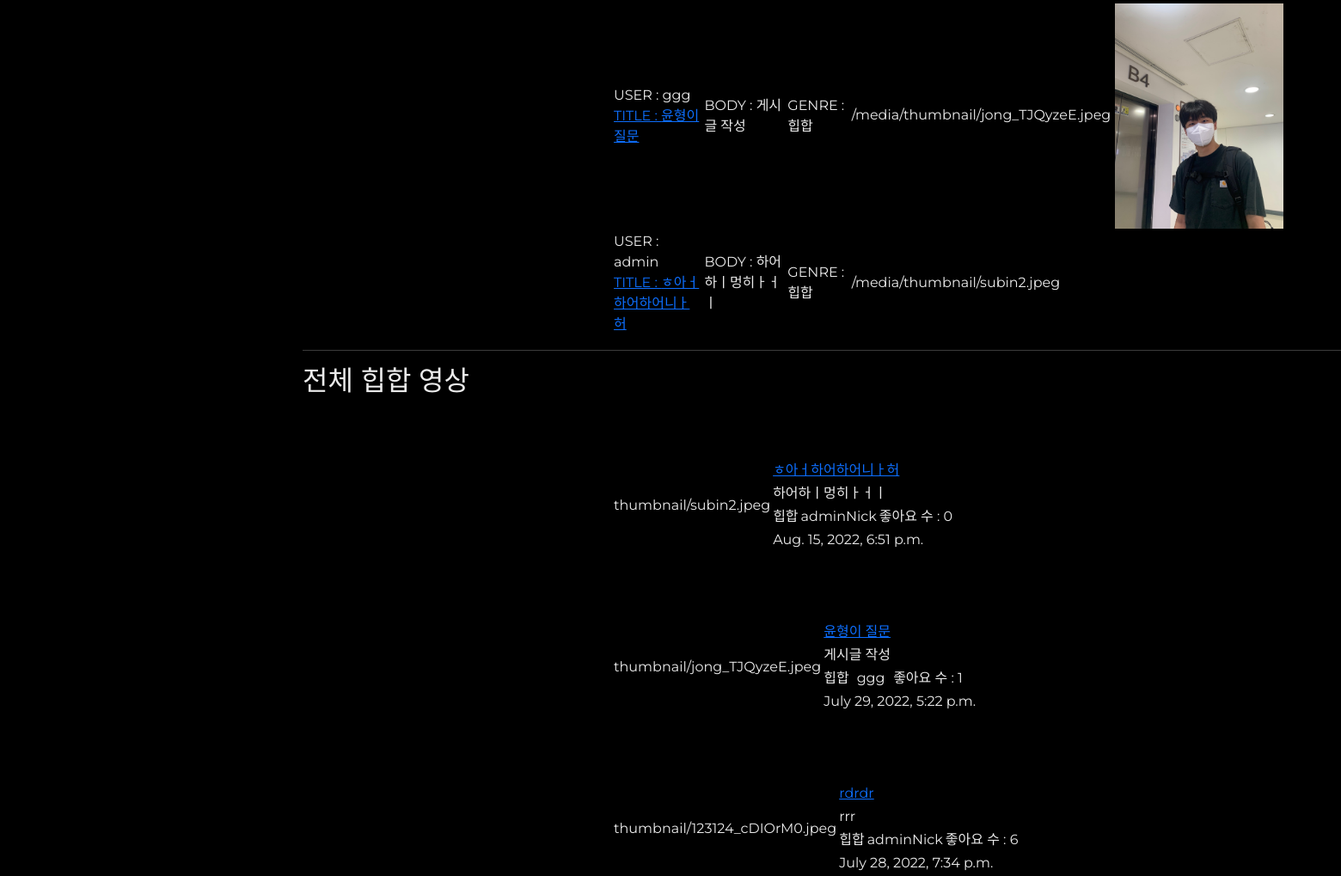
Page /genre?genre_id=1 (middle part) on the earlier database version.
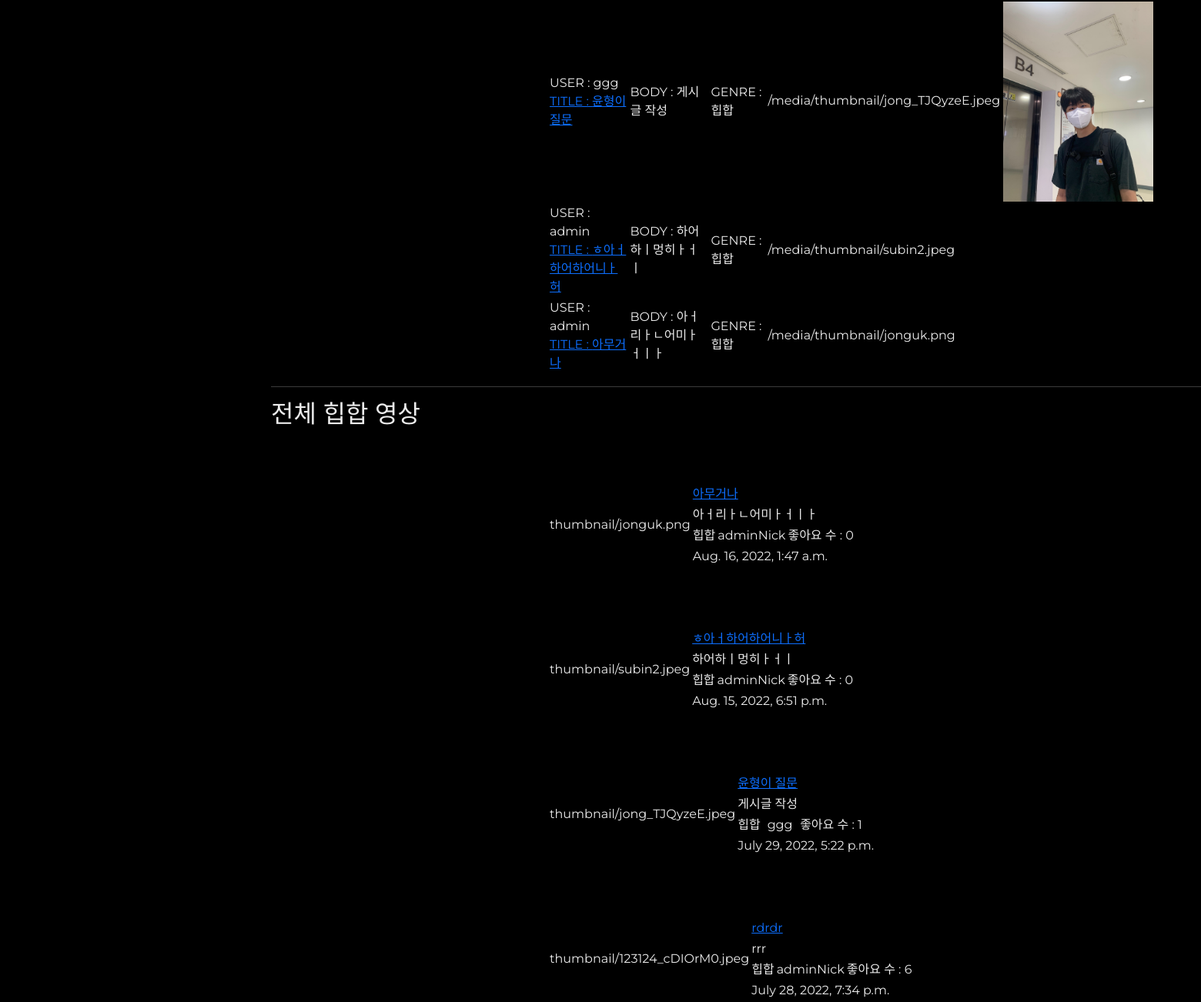
Same page on the later database version.
### danceapp/models.py (models this page shows, shortened)
class Post(models.Model):
    userId = models.ForeignKey(userProfile, on_delete=models.CASCADE) # 회원ID # User 모델의 pk를 가져옴
    title = models.CharField(max_length=200) # 제목
    body = models.TextField() # 게시물 설명
    uploadDate = models.DateTimeField(auto_now_add=True) # 처음 업로드 시간
    updateDate = models.DateTimeField(auto_now=True) # 수정 시간
    photo = models.ImageField(blank=True, null=True, upload_to='thumbnail') # 썸네일 # upload_to : static/blog_photo 로 저장해줘
    video = models.FileField(blank=True, null=True, upload_to='video') # 배포시에는 models.FilePathField()사용
    genreName = models.ForeignKey(Genre, null=True, on_delete=models.CASCADE) # 장르
    likes_user = models.ManyToManyField(userProfile, related_name='likes', blank=True) # 좋아요 누른 사람
    likes_count = models.PositiveIntegerField(default=0) # 좋아요 개수
    hits = models.PositiveIntegerField(default=0) # 조회수

class Genre(models.Model):
    id = models.AutoField(primary_key=True, null=False) # pk
    name = models.CharField(max_length=20) # 장르 이름
    def __str__(self):
        return self.name

### accounts/models.py (models this page shows)
class userProfile(AbstractUser):
    nickname = models.CharField(max_length=50, null=True, blank=True) # 실제 이름
    danceSkill = models.CharField(max_length=10 ,null=True, blank=True) # 상 중 하
    phoneNum = models.IntegerField(null=True, blank=True) # 핸드폰 번호
    gender = models.CharField(max_length=10 ,null=True, blank=True) # 성별
    createdAt = models.DateTimeField(auto_now_add=True) # 생성 일자
    birth = models.DateField(null=True, blank=True) # 생년월일
    profilephoto = models.ImageField(blank=True, null=True, upload_to='profilephoto') # 프사
    def __str__(self):
        return self.username

### danceapp/views.py (the view)
# urls.py: path('genre', views.genre_post, name='genre_post'),
def genre_post(request):
    genre_id = request.GET.get('genre_id', None)
    genre = Genre.objects.get(id=int(genre_id))
    posts = Post.objects.filter().order_by('-uploadDate')
    likes_top = Post.objects.filter(genreName=int(genre_id)).order_by('-likes_count')
    comment_form = CommentForm()
    context = {
        'genre':genre,
        'posts':posts,
        'comment_form':comment_form,
        'likes_top':likes_top,
    }
    return render(request, 'genre_post.html', context)

### danceapp/templates/genre_post.html (shortened to what this page needs)
{% extends 'base.html' %}
{% block content %}
{% load static %}
<div class="container" id="main-container">
<table border="1">
    {% for like_top in likes_top %}
    <tr>
        <td>USER : {{ like_top.userId }}<a href="{% url 'post_detail' like_top.id %}"><br>
            TITLE : {{ like_top.title }}</a></td>
        <td>BODY : {{ like_top.body }}</td>
        <td>GENRE : {{ like_top.genreName }}</td>
        <td>
            {% if like_top.photo %}
            {{ like_top.photo.url }}
            <img src="{{ like_top.photo.url }}" alt="" width="30%">
            {% endif %}
        </td>
    </tr>
    {% endfor %}
</table>
<hr>
<h2>전체 {{ genre.name }} 영상</h2>
<div class="main1">
    {% for post in posts %}
    {% if post.genreName.name == genre.name %}
    <div>
        <table>
            <tr>
                <td rowspan="4">{{ post.photo }}</td>
                <td colspan="3"><a href="{% url 'post_detail' post.id %}">{{ post.title }}</a></td>
            </tr>
            <tr>
                <td colspan="3">{{ post.body }}</td>
            </tr>
            <tr>
                <td>{{ post.genreName.name }}</td>
                <td>{{ post.userId.nickname }}</td>
                <td>
                    <form action="{% url 'likes' post.id %}" method="POST">
                        좋아요 수 : {{ post.likes_count }}
                    </form>
                </td>
            </tr>
            <tr>
                <td colspan="3">{{ post.uploadDate }}</td>
            </tr>
        </table>
    </div>
    {% endif %}
    {% endfor %}
</div>
</div>
{% endblock %}

### danceapp/templates/base.html (shortened to what this page needs)
{% load static %}
<!DOCTYPE html>
<html lang="en">
<head>
    <link rel="stylesheet" href="{% static 'css/index.css' %}">
    <link rel="stylesheet" href="{% static 'css/about_us.css' %}">
    <link href="https://cdn.jsdelivr.net/npm/bootstrap@5.1.3/dist/css/bootstrap.min.css" rel="stylesheet"
>
</head>
<body id="body">
    {% block content %}
    {% endblock %}
</body>
</html>

### static/css/index.css (style rules this page uses)
* { font-family : 'Montserrat'; }
#body { background-color: black; }
#main-container { display: flex; min-width:70%; flex-direction: column; margin-top:50px; margin-left:340px; }
table { margin-top:63px; margin-left:360px; }
table { border-collapse: collapse; background-color: black; }
td { margin:0px 10px 20px 10px; }

### danceapp/templates/genre_post.html (style rules this page uses)
table { border: 1px solid black; }
td, th { border: 1px solid black; }
.main1 { display: grid; grid-template-columns: repeat(1, 1fr); grid-gap: 1rem; grid-auto-rows: minmax(10em, auto); justify-items: start; width: 100%; }
* { color: #ebebeb; }

Differences in the rows shown:
added Post: userId "admin", title "아무거나", body "아ㅓ리ㅏㄴ어미ㅏㅓㅣㅏ", genreName "힙합", photo "/media/thumbnail/jonguk.png", photo "thumbnail/jonguk.png", genreName.name "힙합", userId.nickname "adminNick", likes_count "0", uploadDate "Aug. 16, 2022, 1:47 a.m."
